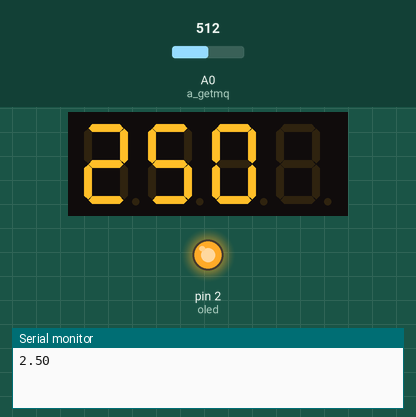
Simulated run of this sketch. Board: Arduino Nano, built with avr-gcc and run on an emulated ATmega328P. Shown: 4-digit seven-segment display, output pins drawn as LEDs (lit = HIGH), the last lines printed to the serial monitor. The test bench sets the inputs (shaded band); at power-on: A0 (a_getmq) = 512.

Above: at 2.6 s.
2.7 s: A0 (a_getmq) set to 132
At 4.0 s:
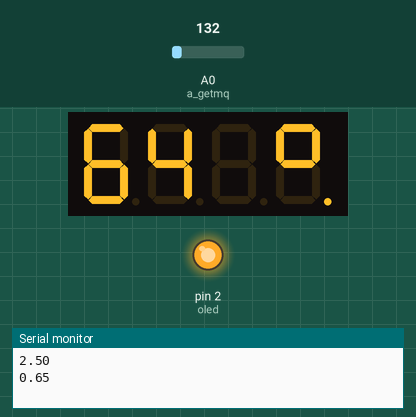
4.5 s: A0 (a_getmq) set to 113
At 5.8 s:
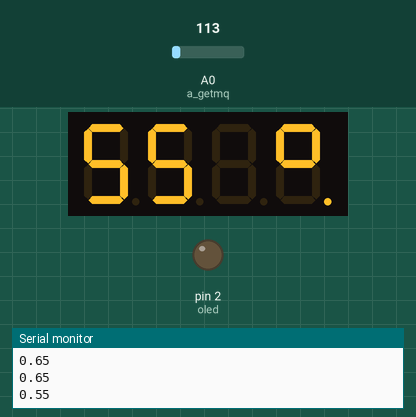
6.5 s: A0 (a_getmq) set to 122
Timing chart, 0 to 9.5 s (numbered marks = the images above; inputs shaded):
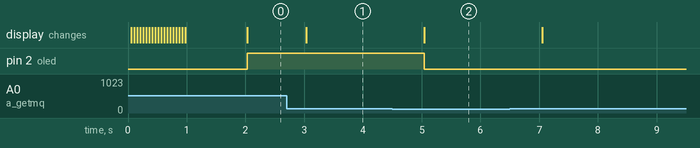

Measured:
- the behaviour switches between 123 and 122 on A0 (a_getmq) (found by bisection; images 1 and 2)
- after the input at 2.7 s, the display: changes after 0.34 s (image 1)
- after the input at 4.5 s, pin 2 (oled): HIGH → LOW after 0.54 s; the display: changes after 0.55 s (image 2)

The sketch:

sketch_jun28b.ino
```cpp
int state=0;
int a_state=0;
//mq-2 input port 12
int d_getmq=12;
int a_getmq=A0;
//led output
int oled=2;

//show the value
// include the SevenSegmentTM1637 library
#include "SevenSegmentTM1637.h"
const byte PIN_CLK = 4;   // define CLK pin (any digital pin)
const byte PIN_DIO = 5;   // define DIO pin (any digital pin)
SevenSegmentTM1637    display(PIN_CLK, PIN_DIO);


void setup(){
  pinMode(oled,OUTPUT);
  pinMode(a_getmq,INPUT);

  Serial.begin(9600);
  //set up the tm1637
  display.begin();            // initializes the display
  display.setBacklight(100);  // set the brightness to 100 %
}

void loop(){
  delay(1000);
  //state=digitalRead(d_getmq);

  if( state == 1){
    digitalWrite(oled, HIGH);
  }else{
    digitalWrite(oled, LOW);
  }

  a_state=analogRead(0);
  float vol=5.00*(a_state/1023.00);
  Serial.println(vol);
  //display in tm1637
  display.clear();
  int a = vol * 100;
  display.print(a);

  if(vol < 1){
    byte  rawData;
    // display degree symbol on position 3 plus set lower colon
    rawData = B11100011;
    display.printRaw(rawData, 3);
  }

 if( vol > 0.6){
    digitalWrite(oled, HIGH);
  }else{
    digitalWrite(oled, LOW);
  }
}
```
